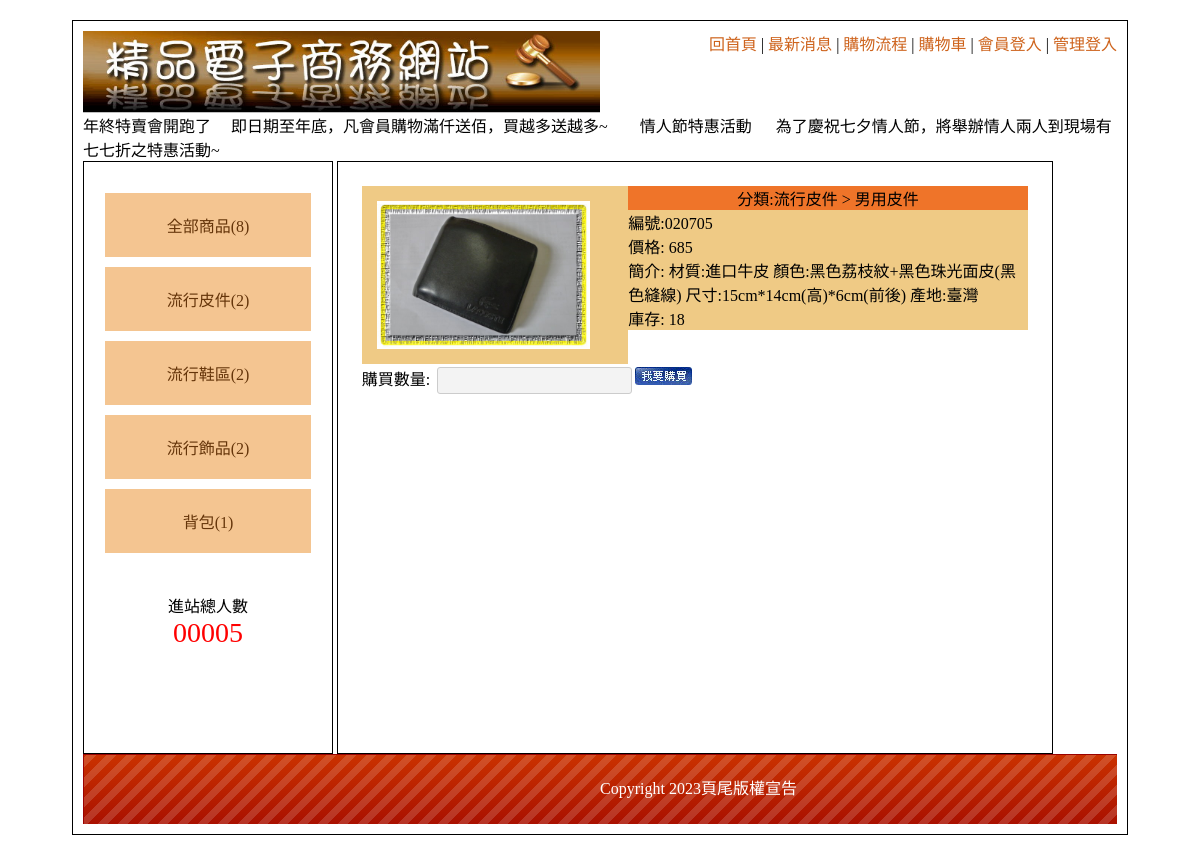
The page /?do=intro&id=2 on the database its author committed.
### tables this page shows
CREATE TABLE `types` (
  `id` int(10) UNSIGNED NOT NULL,
  `name` text NOT NULL,
  `big` int(11) NOT NULL DEFAULT 0
);

CREATE TABLE `goods` (
  `id` int(10) UNSIGNED NOT NULL,
  `no` text NOT NULL,
  `name` text NOT NULL,
  `price` int(11) NOT NULL,
  `stock` int(11) NOT NULL,
  `spec` text NOT NULL,
  `intro` text NOT NULL,
  `img` text NOT NULL,
  `big` int(11) NOT NULL,
  `mid` int(11) NOT NULL,
  `sh` int(11) NOT NULL
);

### controller/DB.php (called while the page is built, shortened)
<?php
    class DB{
        protected $pdo;
        protected $table;
        function __construct($table){
            $this->dsn= "mysql:host=localhost;charset=utf8;dbname=db04";
            $this->pdo=new pdo($this->dsn,'root','');
            $this->table=$table;
        }
        function all(...$arg){
            $sql="select * from $this->table ";
            $sql = $this->sql_all($sql,...$arg);
            return $this->pdo->query($sql)->fetchAll(PDO::FETCH_ASSOC);
        }
        function find($arg){
            $sql="select * from $this->table ";
            $sql = $this->sql_one($sql,$arg);
            return $this->pdo->query($sql)->fetch(PDO::FETCH_ASSOC);
        }
        function count(...$arg){
            $sql="select count(*) from $this->table ";
            $sql = $this->sql_all($sql,...$arg);
            return $this->pdo->query($sql)->fetchColumn();
        }
        protected function a2s($arg){
            foreach($arg as $key=>$value){
                if($key != 'id'){
                    $tmp[]="`$key` = '$value'";
                }
            }
            return $tmp;
        }
        protected function sql_all($sql,...$arg){
            if(isset($arg[0])){
                if(is_array($arg[0])){
                    $tmp=$this->a2s($arg[0]);
                    $sql = $sql . " where " . join("&&",$tmp);
                }else{
                    $sql = $sql . $arg[0];
                }
            }
            return $sql;
        }
        protected function sql_one($sql,$arg){
                if(is_array($arg)){
                    $tmp=$this->a2s($arg);
                    $sql = $sql . " where " . join("&&",$tmp);
                }else{
                    $sql = $sql . " where `id`= $arg";
                }
                return $sql;
        }
    }
?>

### base.php (called while the page is built, shortened)
<?php
include_once __DIR__ . "/controller/Type.php";
$Type=new Type;
$Good=new Good;
?>

### controller/Type.php (the view, shortened to what this page needs)
<?php
include_once "DB.php";
class Type extends DB
{
    function show_nav()
    {
        echo "<div class='big'>";
        $total = (new Good)->count();
        echo " <a href='?do=good'>全部商品({$total})</a>";
        echo "</div>";
        $rows = $this->all(['big' => 0]);
        foreach ($rows as $row) {
            echo "<div class='big'>";
            $total = $this->count(['big' => $row['id']]);
            echo " <a href='#'>{$row['name']}($total)</a>";
            echo "</div>";
        }
    }
}
?>

### view/front/intro.php
<?php
$row=$Good->find($_GET['id']);
?>
<div style="display:flex;margin:3px;flex-wrap:wrap">
                    <div style="width:40%;" class="pp">
                        <img src="./icon/<?= $row['img'] ?>.jpg" width="80%" alt="" style="padding:15px;">
                    </div>
                    <div style="flex-direction:column;width:60%">
                        <div class="tt ct">
                            <?php
                            $big=$Type->find($row['big']);
                            $mid=$Type->find($row['mid']);
                            ?>
                         分類:<?=$big['name'];?> >  <?= $mid['name']; ?>
                        </div>
                        <div class="pp">
                            編號:<?= $row['no']; ?>
                        </div>
                        <div class="pp">價格:
                            <?= $row['price']; ?>
                        </div>
                        <div class="pp">簡介:
                            <?= $row['intro']; ?>
                        </div>
                        <div class="pp">庫存:
                            <?= $row['stock']; ?>
                        </div>
                    </div>
                    <div>
                        購買數量: <input type="number" name="count" id="count"><img src="./icon/0402.jpg" alt="" onclick="buy()">
                    </div>
                </div>

### css/css.css (style rules this page uses)
body { font-family:"微軟正黑體"; }
#left a { display:block; padding:20px 5px 20px 5px; text-decoration:none; background:#F4C591; margin:10px auto 10px auto; color:#65350A; }
.ct { text-align:center; }
.tt { background:#EF7429; }
.pp { background:#EFCA85; }
input[type=text],input[type=password],input[type=submit],button,.button,input[type=reset],input[type=button],select，textarea,input[type=number] { background:#F3F3F3; border:#CCC 1px solid; border-radius:3px; padding:5px 8px 5px 8px; text-decoration:none; margin:3px; color:#333; }

### rows shown on the page
types: name "流行皮件", total "2"
types: name "流行鞋區", id "2"
types: name "流行飾品", total "2"
types: name "背包", total "1"
goods: img (picture), no "020705", price "685", intro "材質:進口牛皮 顏色:黑色荔枝紋+黑色珠光面皮(黑色縫線) 尺寸:15cm*14cm(高)*6cm(前後) 產地:臺灣", stock "18"
types: name "男用皮件"

### other values the page prints
$total "8"
